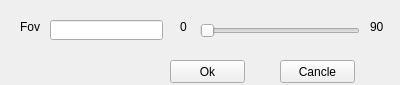
<?xml version="1.0" encoding="UTF-8"?>
<ui version="4.0">
 <class>ChangeFovDlg</class>
 <widget class="QWidget" name="ChangeFovDlg">
  <property name="geometry">
   <rect>
    <x>0</x>
    <y>0</y>
    <width>400</width>
    <height>85</height>
   </rect>
  </property>
  <property name="windowTitle">
   <string>ChangeFovDlg</string>
  </property>
  <widget class="QLabel" name="label">
   <property name="geometry">
    <rect>
     <x>20</x>
     <y>20</y>
     <width>47</width>
     <height>13</height>
    </rect>
   </property>
   <property name="text">
    <string>Fov</string>
   </property>
  </widget>
  <widget class="QLineEdit" name="lineEditFov">
   <property name="geometry">
    <rect>
     <x>50</x>
     <y>20</y>
     <width>113</width>
     <height>20</height>
    </rect>
   </property>
  </widget>
  <widget class="QSlider" name="horizontalSliderFov">
   <property name="geometry">
    <rect>
     <x>200</x>
     <y>20</y>
     <width>160</width>
     <height>22</height>
    </rect>
   </property>
   <property name="orientation">
    <enum>Qt::Horizontal</enum>
   </property>
  </widget>
  <widget class="QLabel" name="label_2">
   <property name="geometry">
    <rect>
     <x>180</x>
     <y>20</y>
     <width>47</width>
     <height>13</height>
    </rect>
   </property>
   <property name="text">
    <string>0</string>
   </property>
  </widget>
  <widget class="QLabel" name="label_3">
   <property name="geometry">
    <rect>
     <x>370</x>
     <y>20</y>
     <width>47</width>
     <height>13</height>
    </rect>
   </property>
   <property name="text">
    <string>90</string>
   </property>
  </widget>
  <widget class="QPushButton" name="pushButton">
   <property name="geometry">
    <rect>
     <x>170</x>
     <y>60</y>
     <width>75</width>
     <height>23</height>
    </rect>
   </property>
   <property name="text">
    <string>Ok</string>
   </property>
  </widget>
  <widget class="QPushButton" name="pushButton_2">
   <property name="geometry">
    <rect>
     <x>280</x>
     <y>60</y>
     <width>75</width>
     <height>23</height>
    </rect>
   </property>
   <property name="text">
    <string>Cancle</string>
   </property>
  </widget>
 </widget>
 <layoutdefault spacing="6" margin="11"/>
 <resources/>
 <connections/>
</ui>
